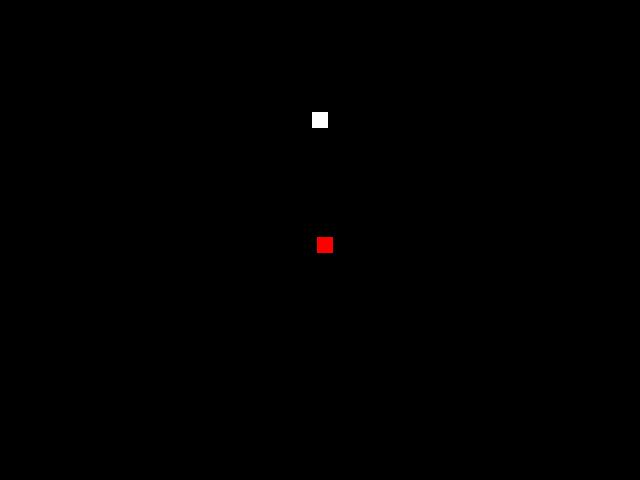
Frame 1 (no input)
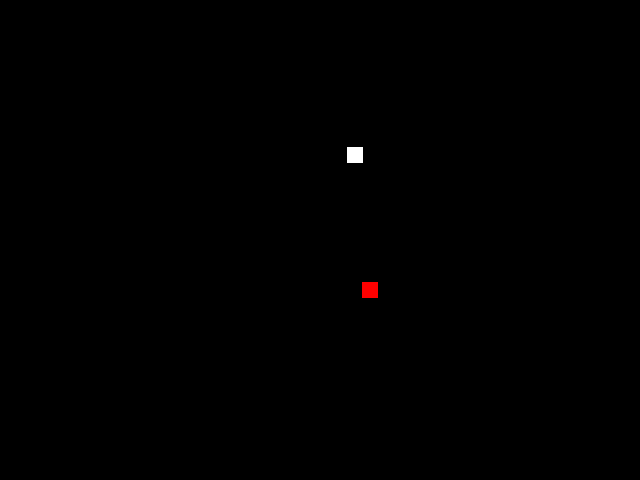
Frame 60 (the mouse pressed at the canvas centre just before this capture)
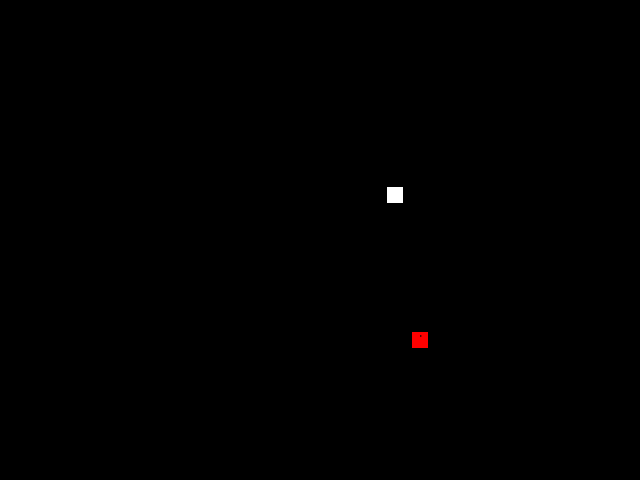
Frame 120 (the mouse held since frame 60 and released just before this capture)

The Processing sketch that drew these frames (run headless with seeded random() and noise(); from frame 60 on, the mouse is pressed at the canvas centre):

// Processing sketch: Exercise02
// ── Exercise02.pde
//CHANGES added a "splitscreen version" where two people can play at the same time, one on the bottom and one at the top.

color backgroundColor = color(0);

int numStatic = 10;//number of static particles on the screen
int staticSizeMin = 1;//static sizes in the background
int staticSizeMax = 9;
color staticColor = color(200);

float r;//Color variables
float g;
float b;

int paddleX;
int paddleY;
int paddleVX;
int paddleSpeed = 10;//speed of the paddle 
int paddleWidth = 128;//size of the paddle
int paddleHeight = 16;
color paddleColor = color(200);


int ballX;
int ballY;
int ballVX;
int ballVY;
int ballSpeed = 5;
int ballSize = 16;
color ballColor = color(255);



//All the code with "two" at the end of it signifies the second game of pong.
color backgroundColorTwo = color(0);


int numStaticTwo = 1000;
int staticSizeMinTwo = 1;
int staticSizeMaxTwo = 3;
color staticColorTwo = color(200);

int paddleXTwo;
int paddleYTwo;
int paddleVXTwo;
int paddleSpeedTwo = 10;
int paddleWidthTwo = 128;
int paddleHeightTwo = 16;
color paddleColorTwo = color(255);

int ballXTwo;
int ballYTwo;
int ballVXTwo;
int ballVYTwo;
int ballSpeedTwo = 5;
int ballSizeTwo = 16;
color ballColorTwo = color(255);


//Setup of the paddle and ball locations.
void setup() {
  size(640, 480);
  
  setupPaddle();
  setupBall();
  setupPaddleTwo();
  setupBallTwo();
}
//Paddles initial starting location
void setupPaddle() {
  paddleX = width/2;//paddle location at start;
  paddleY = height - paddleHeight;//CHANGE?
  paddleVX = 0;
 
}

void setupPaddleTwo() {
  paddleXTwo = width/2;
  paddleYTwo = height/2 - paddleHeightTwo;
  paddleVXTwo = 0;
}

void setupBallTwo() {
  ballXTwo = width/4;
  ballYTwo = height;
  ballVXTwo = ballSpeedTwo;
  ballVYTwo = ballSpeedTwo;
}

//Balls' initial starting location, along with its variables such as speed
void setupBall() {
  ballX = width/2;
  ballY = height/2;
  ballVX = ballSpeed;
  ballVY = ballSpeed;
}
//Variableslisted 
void draw() {
  background(backgroundColor);

  drawStatic();

  updatePaddle();
  updateBall();

  drawPaddle();
  drawBall();
  
   drawStaticTwo();

  updatePaddleTwo();
  updateBallTwo();

  drawPaddleTwo();
  drawBallTwo();
}
//the command for the static in the background 
//CHANGED to the static being different colors
void drawStatic() {
  for (int i = 0; i < numStatic; i++) {
   float x = random(0,width);
   float y = random(0,height);
   float staticSize = random(staticSizeMin,staticSizeMax);
  fill(r,g,b);
   rect(x,y,staticSize,staticSize);
  }
}

void drawStaticTwo() {
  for (int i = 0; i < numStaticTwo; i++) {
   float x = random(0,width);
   float y = random(0,height);
   float staticSizeTwo = random(staticSizeMinTwo,staticSizeMaxTwo);
   fill(r,g,b);
   rect(x,y,staticSizeTwo,staticSizeTwo);
  }
}

//constrains the paddle to the screen
void updatePaddle() {
  paddleX += paddleVX;  
  paddleX = constrain(paddleX,0+paddleWidth/2,width-paddleWidth/2);
}

void updatePaddleTwo() {
  paddleXTwo += paddleVXTwo;  
  paddleXTwo = constrain(paddleXTwo,0+paddleWidthTwo/2,width-paddleWidthTwo/2);
}
//Includes more variables, sets the ball's movement.
void updateBall() {
  ballX += ballVX;
  ballY += ballVY;
  
  handleBallHitPaddle();
  handleBallHitWall();
  handleBallOffBottom();
}

void updateBallTwo() {
  ballXTwo += ballVXTwo;
  ballYTwo += ballVYTwo;
  
  handleBallHitPaddleTwo();
  handleBallHitWallTwo();
  handleBallOffBottomTwo();
}

//draws the paddle onto the screen 
void drawPaddle() {
  rectMode(CENTER);
  noStroke();
   fill(r,g,b);
  rect(paddleX, paddleY, paddleWidth, paddleHeight);
  
}

void drawPaddleTwo() {
  rectMode(CENTER);
  noStroke();
  fill(r,g,b);
  rect(paddleXTwo, paddleYTwo, paddleWidthTwo, paddleHeightTwo);
}

//draws the ball onto the screen, CHANGE 
void drawBall() {
  rectMode(CENTER);
  noStroke();
  fill(#ff0000);
  rect(ballX, ballY, ballSize, ballSize);  
}



void drawBallTwo() {
  rectMode(CENTER);
  noStroke();
  fill(ballColorTwo);
  rect(ballXTwo, ballYTwo, ballSizeTwo, ballSizeTwo);
  
}

void handleBallHitPaddle() {
  if (ballOverlapsPaddle()) {
    ballY = paddleY - paddleHeight/2 - ballSize/2;
    ballVY = -ballVY;
  }
  
}

void handleBallHitPaddleTwo() {
  if (ballOverlapsPaddleTwo()) {
    ballYTwo = paddleYTwo - paddleHeightTwo - ballSizeTwo/2;
    ballVYTwo = -ballVYTwo;
  }
}

boolean ballOverlapsPaddle() {
  if (ballX - ballSize/2 > paddleX - paddleWidth/2 && ballX + ballSize/2 < paddleX + paddleWidth/2) {
    if (ballY > paddleY - paddleHeight/2) {
      return true;
    }
  }
  return false;
}

boolean ballOverlapsPaddleTwo() {
  if (ballXTwo - ballSizeTwo/2 > paddleXTwo - paddleWidthTwo/2 && ballXTwo + ballSizeTwo/2 < paddleXTwo + paddleWidthTwo/2) {
    if (ballYTwo > paddleYTwo - paddleHeightTwo/2) {
      return true;
    }
  }
  return false;
}

void handleBallOffBottom() {
  if (ballOffBottom()) {
    ballX = width/2;
    ballY = height/2;
  }
}

void handleBallOffBottomTwo() {
  if (ballOffBottomTwo()) {
    ballXTwo = width/2;
    ballYTwo = height/4;
  }
}

boolean ballOffBottom() {
  return (ballY - ballSize/2 > height);
}

boolean ballOffBottomTwo() {
  return (ballYTwo - ballSizeTwo/2 > height/2);
}

void handleBallHitWall() {
  if (ballX - ballSize/2 < 0) {
    ballX = 0 + ballSize/2;
    ballVX = -ballVX;
  } else if (ballX + ballSize/2 > width) {
    ballX = width - ballSize/2;
    ballVX = -ballVX;
    
  }
  
  if (ballY - ballSize/2 < 0) {
    ballY = 0 + ballSize/2;
    ballVY = -ballVY;
  }
}

void handleBallHitWallTwo() {
  if (ballXTwo - ballSizeTwo/2 < 0) {
    ballXTwo = 0 + ballSizeTwo/2;
    ballVXTwo = -ballVXTwo;
  } else if (ballXTwo + ballSizeTwo/2 > width) {
    ballXTwo = width - ballSizeTwo/2;
    ballVXTwo = -ballVXTwo;
  }
  
  if (ballYTwo - ballSizeTwo/2 < 0) {
    ballYTwo = 0 + ballSizeTwo/2;
    ballVYTwo = -ballVYTwo;
  }
}
//when the left or right keys are pressed, this piece of code moves the paddle.
void keyPressed() {
  if (keyCode == LEFT) {
    paddleVX = -paddleSpeed;
     fill(r,g,b);
    r=random(255);
    g=random(255);
    b=random(255);

  } else if (keyCode == RIGHT) {
    paddleVX = paddleSpeed;
     fill(r,g,b);
    r=random(255);
    g=random(255);
    b=random(255);

  }
   if (key == 'a') {
    paddleVXTwo = -paddleSpeedTwo;
  } else if (key == 'd') {
    paddleVXTwo = paddleSpeedTwo;
  }
}


//stops the paddle from moving after the key is released 
void keyReleased() {
  if (keyCode == LEFT && paddleVX < 0) {
    paddleVX = 0;

  } else if (keyCode == RIGHT && paddleVX > 0) {
    paddleVX = 0;
  }
  if (key == 'a' && paddleVXTwo < 0) {
    paddleVXTwo = 0;
  } else if (key == 'd' && paddleVXTwo > 0) {
    paddleVXTwo = 0;
  }
}
